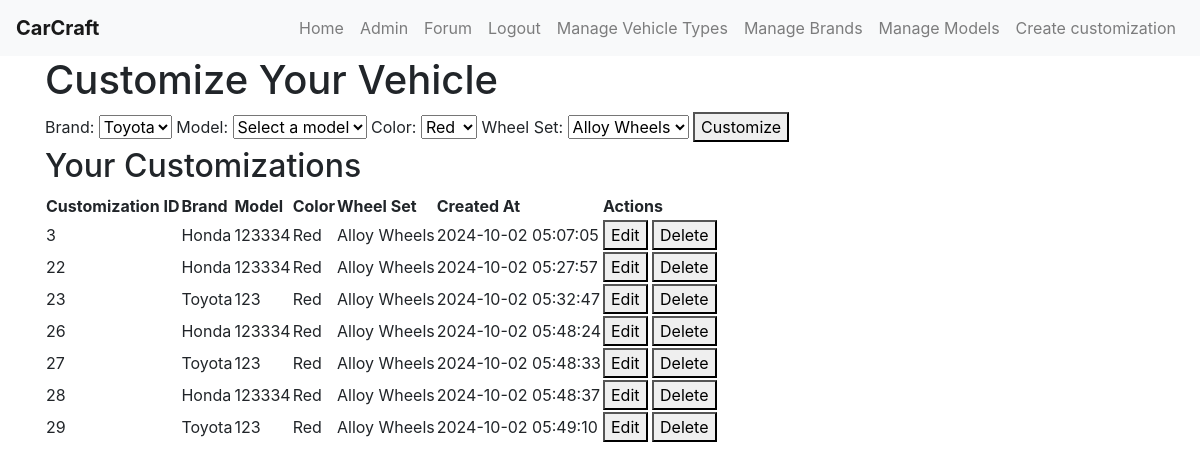
The page /customize (signed in) on the database as committed earlier.
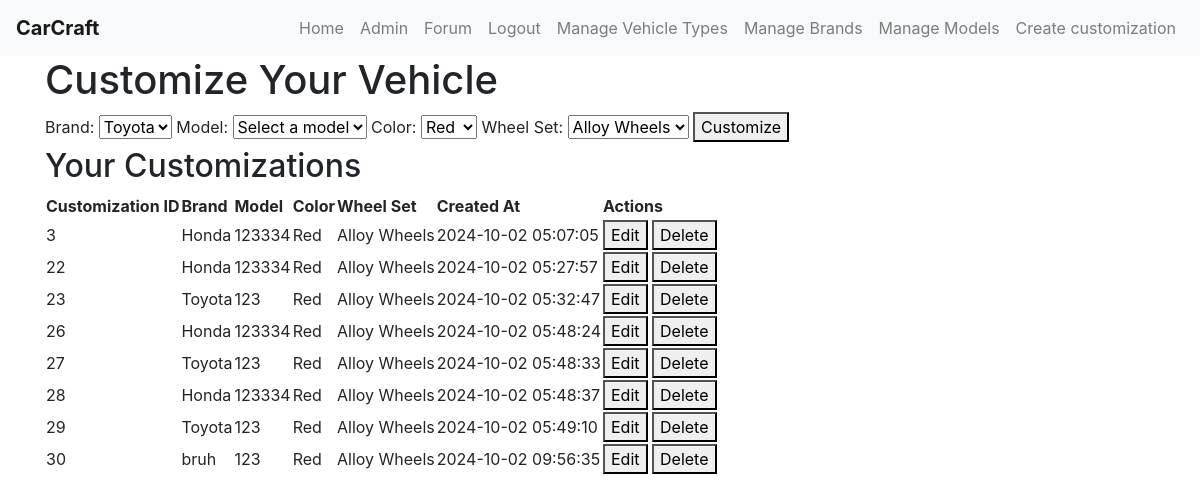
The same page on the database as committed later.
### tables this page shows
CREATE TABLE customization (
    customization_id INTEGER PRIMARY KEY AUTOINCREMENT,
    user_id INTEGER NOT NULL,
    model_id INTEGER NOT NULL,
    color_id INTEGER NOT NULL,
    wheel_id INTEGER NOT NULL,
    created_at DATETIME DEFAULT CURRENT_TIMESTAMP,
    FOREIGN KEY (user_id) REFERENCES user(user_id),
    FOREIGN KEY (model_id) REFERENCES model(model_id),
    FOREIGN KEY (color_id) REFERENCES color(color_id),
    FOREIGN KEY (wheel_id) REFERENCES wheel_set(wheel_id)
);

CREATE TABLE brand (
    brand_id INTEGER PRIMARY KEY AUTOINCREMENT,
    name VARCHAR(20)
);

CREATE TABLE model (
    model_id INTEGER PRIMARY KEY AUTOINCREMENT,
    brand_id INTEGER NOT NULL,
    type_id INTEGER NOT NULL,
    name VARCHAR(100) NOT NULL,
    FOREIGN KEY (brand_id) REFERENCES brand(brand_id),
    FOREIGN KEY (type_id) REFERENCES vehicle_type(type_id)
);

CREATE TABLE color (
    color_id INTEGER PRIMARY KEY AUTOINCREMENT,
    name VARCHAR(50)
);

CREATE TABLE wheel_set (
    wheel_id INTEGER PRIMARY KEY AUTOINCREMENT,
    name VARCHAR(100),
    description TEXT
);

### app.py (the view, shortened to what this page needs)
@app.route('/customize', methods=['GET', 'POST'])
@login_required
def customize():
    db = get_db_connection()
    brands = db.execute('SELECT brand_id, name FROM brand').fetchall()
    colors = db.execute('SELECT color_id, name FROM color').fetchall()
    wheels = db.execute('SELECT wheel_id, name FROM wheel_set').fetchall()
    models = []
    if brands:
        default_brand_id = brands[0]['brand_id']
        models = db.execute('SELECT model_id, name FROM model WHERE brand_id = ?', (default_brand_id,)).fetchall()
    customizations = db.execute('''
        SELECT customization.customization_id, brand.name AS brand_name, model.name AS model_name,
               color.name AS color_name, wheel_set.name AS wheel_name, customization.created_at
        FROM customization
        JOIN model ON customization.model_id = model.model_id
        JOIN brand ON model.brand_id = brand.brand_id
        JOIN color ON customization.color_id = color.color_id
        JOIN wheel_set ON customization.wheel_id = wheel_set.wheel_id
        WHERE customization.user_id = ?
    ''', (current_user.id,)).fetchall()
    return render_template('customize.html', brands=brands, colors=colors, wheels=wheels, models=models, customizations=customizations)

### app.py (called while the page is built)
def get_db_connection():
    conn = sqlite3.connect(DATABASE)
    conn.row_factory = sqlite3.Row  # This enables column access by name: row['column_name']
    return conn

@login_manager.user_loader
def load_user(user_id):
    return User.get(user_id)

    @staticmethod
    def get(user_id):
        conn = get_db_connection()
        user_data = conn.execute('SELECT * FROM user WHERE user_id = ?', (user_id,)).fetchone()
        conn.close()
        if user_data:
            return User(
                user_id=user_data['user_id'],
                username=user_data['username'],
                email=user_data['email'],
                password_hash=user_data['password_hash'],
                admin=bool(user_data['admin'])
            )
        return None

### templates/customize.html (shortened to what this page needs)
{% extends 'base.html' %}
{% block content %}
<h1>Customize Your Vehicle</h1>
<form id="customization-form" method="POST" action="{{ url_for('customize') }}">
    <label for="brand_id">Brand:</label>
    <select name="brand_id" id="brand_id" onchange="loadModels()">
        {% for brand in brands %}
            <option value="{{ brand.brand_id }}">{{ brand.name }}</option>
        {% endfor %}
    </select>
    <label for="model_id">Model:</label>
    <select name="model_id" id="model_id" required>
        <option value="" disabled selected>Select a model</option>
    </select>
    <label for="color_id">Color:</label>
    <select name="color_id" id="color_id">
        {% for color in colors %}
            <option value="{{ color.color_id }}">{{ color.name }}</option>
        {% endfor %}
    </select>
    <label for="wheel_id">Wheel Set:</label>
    <select name="wheel_id" id="wheel_id">
        {% for wheel in wheels %}
            <option value="{{ wheel.wheel_id }}">{{ wheel.name }}</option>
        {% endfor %}
    </select>
    <button type="submit">Customize</button>
</form>
<h2>Your Customizations</h2>
<table>
    <thead>
        <tr>
            <th>Customization ID</th>
            <th>Brand</th>
            <th>Model</th>
            <th>Color</th>
            <th>Wheel Set</th>
            <th>Created At</th>
            <th>Actions</th>
        </tr>
    </thead>
    <tbody>
        {% for customization in customizations %}
            <tr>
                <td>{{ customization.customization_id }}</td>
                <td>{{ customization.brand_name }}</td>
                <td>{{ customization.model_name }}</td>
                <td>{{ customization.color_name }}</td>
                <td>{{ customization.wheel_name }}</td>
                <td>{{ customization.created_at }}</td>
                <td>
                    <a href="{{ url_for('edit_customization', customization_id=customization.customization_id) }}">
                        <button>Edit</button>
                    </a>
                    <form method="POST" action="{{ url_for('customize') }}" style="display:inline;">
                        <button type="submit" onclick="return confirm('Are you sure you want to delete this customization?');">Delete</button>
                    </form>
                </td>
            </tr>
        {% endfor %}
    </tbody>
</table>
{% endblock %}

### templates/base.html (shortened to what this page needs)
<!DOCTYPE html>
<html lang="en">
<head>
    <link
      rel="stylesheet"
      href="https://stackpath.bootstrapcdn.com/bootstrap/4.4.1/css/bootstrap.min.css"
    />
    <link
      rel="stylesheet"
      href="https://stackpath.bootstrapcdn.com/font-awesome/4.7.0/css/font-awesome.min.css"
    />
    <link rel="stylesheet" href="{{ url_for('static', filename='css/style.css') }}">
</head>
<body>
    <nav class="navbar navbar-expand-lg navbar-light bg-light">
        <a class="navbar-brand" href="#">CarCraft</a>
        <div class="collapse navbar-collapse" id="navbarNav">
            <ul class="navbar-nav">
                <li class="nav-item"><a class="nav-link" href="{{ url_for('home') }}">Home</a></li>
                {% if current_user.is_authenticated %}
                    {% if current_user.admin %}
                        <li class="nav-item"><a class="nav-link" href="{{ url_for('admin') }}">Admin</a></li>
                    {% endif %}
                    <li class="nav-item"><a class="nav-link" href="{{ url_for('forum') }}">Forum</a></li>
                    <li class="nav-item"><a class="nav-link" href="{{ url_for('logout') }}">Logout</a></li>
                    <li class="nav-item"><a class="nav-link" href="{{ url_for('vehicle_type') }}">Manage Vehicle Types</a></li>
                    <li class="nav-item"><a class="nav-link" href="{{ url_for('brand_type') }}">Manage Brands</a></li>
                    <li class="nav-item"><a class="nav-link" href="{{ url_for('models') }}">Manage Models</a></li>
                    <li class="nav-item"><a class="nav-link" href="{{ url_for('customize') }}">Create customization</a></li>
                {% else %}
                    <li class="nav-item"><a class="nav-link" href="{{ url_for('login') }}">Login</a></li>
                    <li class="nav-item"><a class="nav-link" href="{{ url_for('create_user') }}">Register</a></li>
                {% endif %}
            </ul>
        </div>
    </nav>
    <div class="container">
        {% block content %}{% endblock %}
    </div>
</body>
</html>

### static/css/style.css (style rules this page uses)
.navbar { position: relative; z-index: 10; }
.navbar { background-color: rgba(255, 255, 255, 0.4); }
.navbar-nav { margin-left: auto; }
.navbar { z-index: 1000; }
.navbar { padding: 0.5rem 1rem; }
.navbar-nav .nav-link { color: #333; transition: color 0.3s ease; }
.navbar-brand { color: #007bff; font-weight: bold; }

Rows that differ between the two databases and show on the page:
added customization: customization_id "30", brand_name "bruh", model_name "123", color_name "Red", wheel_name "Alloy Wheels", created_at "2024-10-02 09:56:35"
